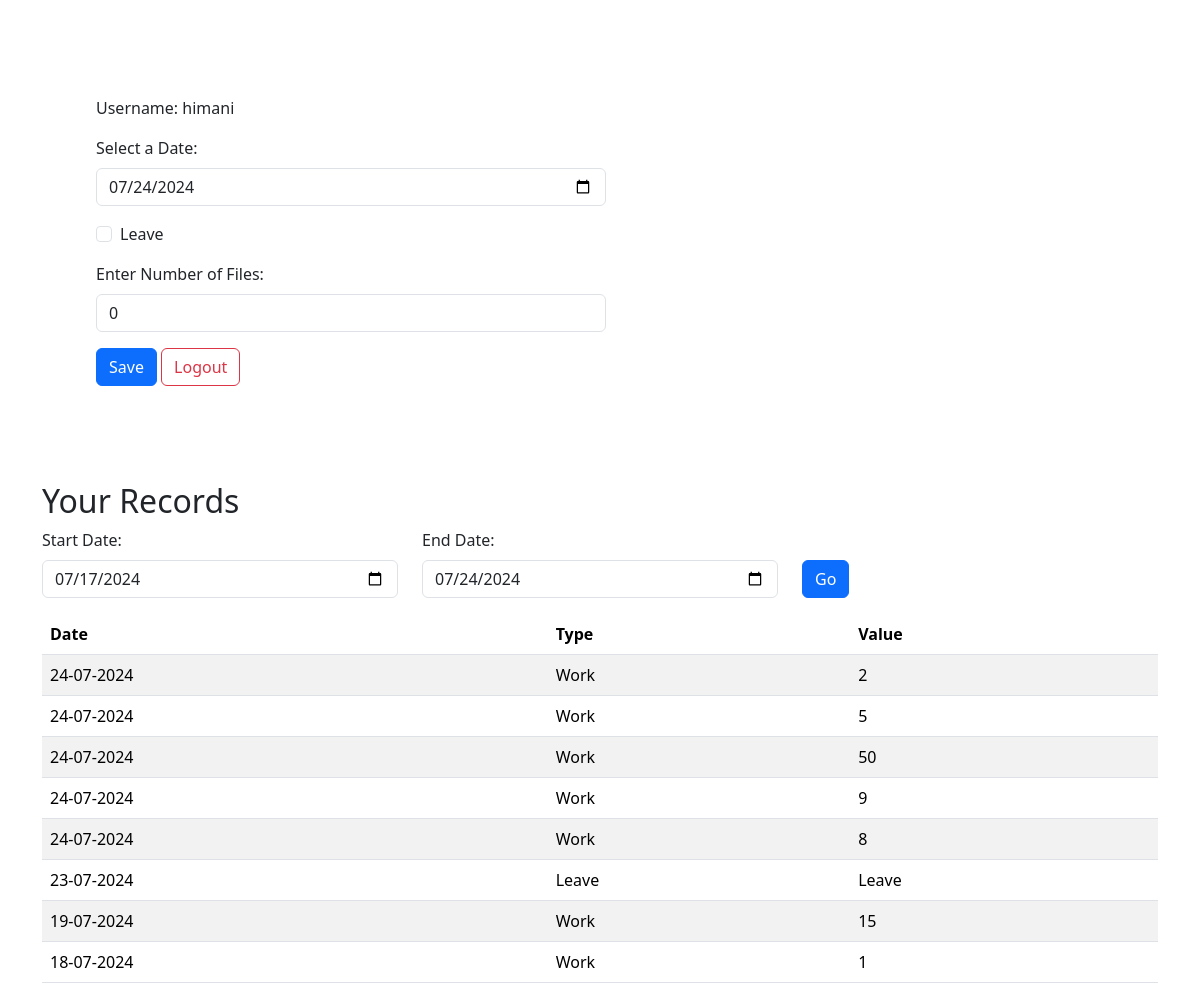
Screenshot of / (signed in) with the database file from the repository.
### record/models.py (models this page shows)
class Record(models.Model):
    user = models.ForeignKey(User, on_delete=models.CASCADE)
    date = models.DateField(blank=True, null=True)
    field = models.IntegerField(null=True, blank=True)
    is_leave = models.BooleanField(default=False)

### record/views.py (the view)
# urls.py: path('', views.index, name='index'),
@login_required
def index(request):
    if request.method == 'POST':
        user = request.user
        selected_date = request.POST.get('date')
        is_leave = request.POST.get('is_leave') == 'on'
        fields = 0 if is_leave else int(request.POST.get('fields', 0))
        if Record.objects.filter(date=selected_date, user=user).exists():
            messages.error(request, 'You have already entered data for this date.')
        else:
            record = Record(user=user, date=selected_date, field=fields, is_leave=is_leave)
            record.save()
            messages.success(request, 'Record saved successfully!')
        return redirect('index')
    else:
        today = dt_date.today()
        start_date = today - timedelta(days=7)  # default to the past 7 days
        end_date = today
        if request.GET.get('start_date') and request.GET.get('end_date'):
            start_date = datetime.strptime(request.GET.get('start_date'), '%Y-%m-%d').date()
            end_date = datetime.strptime(request.GET.get('end_date'), '%Y-%m-%d').date()
        records = Record.objects.filter(user=request.user, date__range=[start_date, end_date]).order_by('-date')
        context = {
            'user': request.user,
            'today': today,
            'records': records,
            'start_date': start_date,
            'end_date': end_date,
        }
        return render(request, 'index.html', context)

### templates/index.html (shortened to what this page needs)
{% extends "base.html" %}
{% block content %}
<div class="container m-5 p-5">
    <div class="row">
        <div class="col-md-6">
            <div class="mb-3">
                <p>Username: {{ user.username }} </p>
            </div>
            <form method="POST" id="dataForm">
                <div class="mb-3">
                    <label for="dateInput" class="form-label">Select a Date:</label>
                    <input type="date" class="form-control" id="dateInput" name="date" max="{{ today|date:'Y-m-d' }}" value="{{ today|date:'Y-m-d' }}" required>
                </div>
                <div class="mb-3 form-check">
                    <input type="checkbox" class="form-check-input" id="leaveCheckbox" name="is_leave">
                    <label class="form-check-label" for="leaveCheckbox">Leave</label>
                </div>
                <div class="mb-3" id="fieldsInput">
                    <label for="numberInput" class="form-label">Enter Number of Files:</label>
                    <input type="number" class="form-control" id="numberInput" name="fields" value="0" min="0">
                </div>
                <button type="submit" class="btn btn-primary">Save</button>
                {% if user.is_authenticated %}
                    <a href="{% url "logout" %}" class="btn btn-outline-danger">Logout</a>
                {% endif %}
            </form>
        </div>
    </div>
</div>
<div class="container mt-5">
    <h2>Your Records</h2>
    <form method="GET" class="mb-3">
        <div class="row">
            <div class="col-md-4">
                <label for="start_date" class="form-label">Start Date:</label>
                <input type="date" class="form-control" id="start_date" name="start_date" value="{{ start_date|date:'Y-m-d' }}">
            </div>
            <div class="col-md-4">
                <label for="end_date" class="form-label">End Date:</label>
                <input type="date" class="form-control" id="end_date" name="end_date" value="{{ end_date|date:'Y-m-d' }}">
            </div>
            <div class="col-md-4 d-flex align-items-end">
                <button type="submit" class="btn btn-primary">Go</button>
            </div>
        </div>
    </form>
    <table class="table table-striped">
        <thead>
            <tr>
                <th>Date</th>
                <th>Type</th>
                <th>Value</th>
            </tr>
        </thead>
        <tbody>
            {% for record in records %}
            <tr>
                <td>{{ record.date|date:"d-m-Y" }}</td>
                <td>{% if record.is_leave %}Leave{% else %}Work{% endif %}</td>
                <td>{% if record.is_leave %}Leave{% else %}{{ record.field }}{% endif %}</td>
            </tr>
            {% empty %}
            <tr>
                <td colspan="3">No records found for the selected date range.</td>
            </tr>
            {% endfor %}
        </tbody>
    </table>
</div>
{% endblock content %}

### templates/base.html (shortened to what this page needs)
<!doctype html>
<html lang="en">
  <head>
    <link href="https://cdn.jsdelivr.net/npm/bootstrap@5.3.3/dist/css/bootstrap.min.css" rel="stylesheet">
  </head>
  <body>
    {% block content %}{% endblock content %}
  </body>
</html>

### rows the page displays
Record: date "24-07-2024", is_leave "Work", field "2"
Record: date "24-07-2024", is_leave "Work", field "5"
Record: date "24-07-2024", is_leave "Work", field "50"
Record: date "24-07-2024", is_leave "Work", field "9"
Record: date "24-07-2024", is_leave "Work", field "8"
Record: date "23-07-2024", is_leave "Leave"
Record: date "19-07-2024", is_leave "Work", field "15"
Record: date "18-07-2024", is_leave "Work", field "1"

### other values shown
{{ user.username }} "himani"
